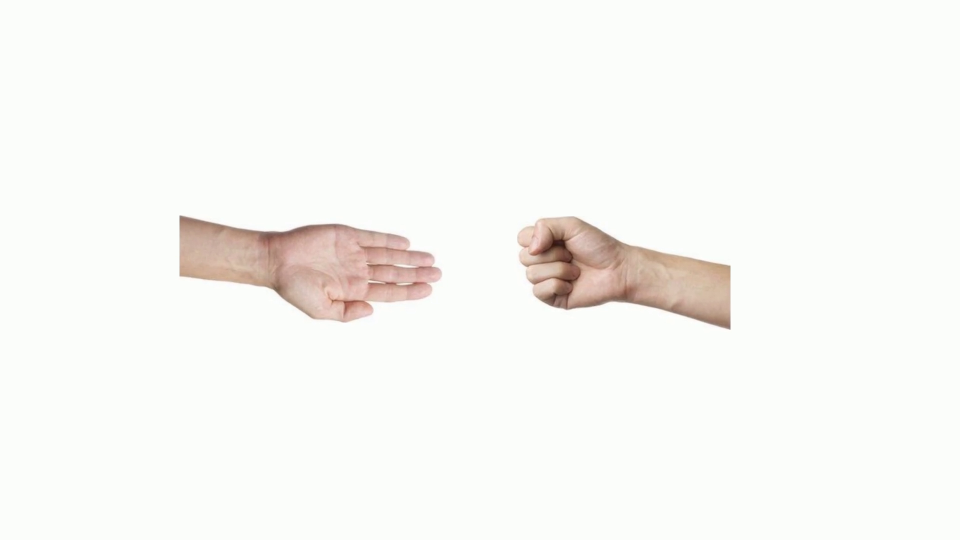
#> input picture frame 90 of q2/pedra-papel-tesoura.mp4, 1920 x 1080 px (shown at 1/2 size)
$ python q2.py
#> lines starting #> are read from the running program, lines starting #| are printed output that depends on the picture; after the words box and inside, x2 and y2 are one past the last pixel; in counts of white or black regions, pixels touching at a corner belong together
#!/usr/bin/python3
# -*- coding: utf-8 -*-

# Este NÃO é um programa ROS

from __future__ import print_function, division

import cv2
import os,sys, os.path
import numpy as np

print("Rodando Python versão ", sys.version)
print("OpenCV versão: ", cv2.__version__)
print("Diretório de trabalho: ", os.getcwd())

# Arquivos necessários
video = "pedra-papel-tesoura.mp4"

if __name__ == "__main__":

    # Inicializa a aquisição da webcam
    cap = cv2.VideoCapture(video)

    print("Se a janela com a imagem não aparecer em primeiro plano dê Alt-Tab")

    while(True):
        # Capture frame-by-frame
        ret, frame = cap.read()
#> frame is the input picture: shape (1080, 1920, 3); mean B, G, R 243.9, 247.6, 247.8

        if ret == False:
            #print("Codigo de retorno FALSO - problema para capturar o frame")
            #cap.set(cv2.CAP_PROP_POS_FRAMES, 0)
            break

        # Our operations on the frame come here
        img = frame.copy()

        # A estratégia que vamos usar é a análise das relações de dimensões e área de um contorno
        # Primeiro separamos os contornos de ambas as mãos (direita e esquerda)
        gray = cv2.cvtColor(img, cv2.COLOR_BGR2GRAY)
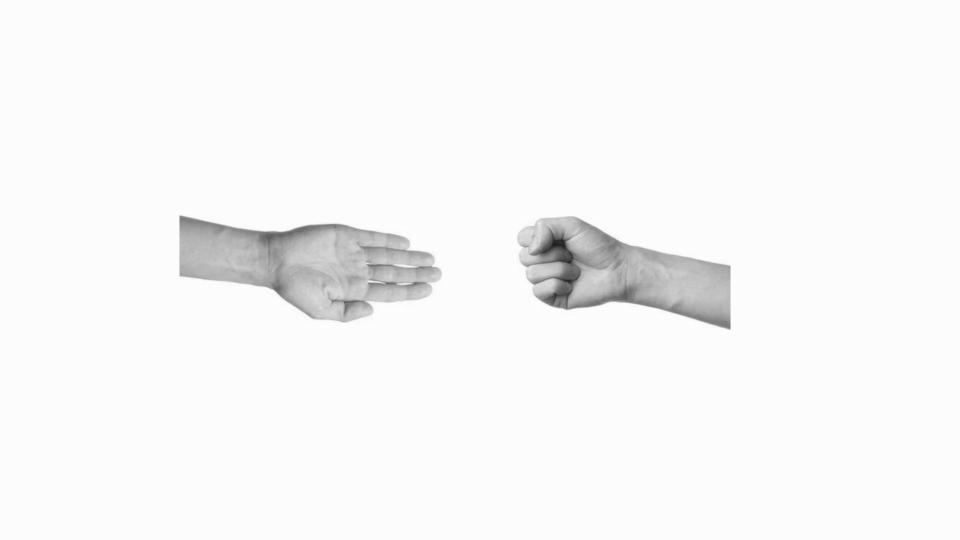
#> gray: shape (1080, 1920) (shown at 1/2 size); min 29, max 255, mean 247.2
        mask = np.zeros_like(gray)
        mask[gray < 240] = 255
        mask = cv2.morphologyEx(mask, cv2.MORPH_OPEN, np.ones((5,5)))
        mask = cv2.morphologyEx(mask, cv2.MORPH_CLOSE, np.ones((5,5)))

        contours, _ = cv2.findContours(mask, cv2.RETR_TREE, cv2.CHAIN_APPROX_NONE)
        # Assumimos que há apenas dois contornos
        x0, y0, w0, h0 = cv2.boundingRect(contours[0])
        x1, y1, w1, h1 = cv2.boundingRect(contours[1])

        if x0 < x1:
            # Recortamos apenas a metade do contorno correspondente à mão do jogador
            # Mão esquerda
            cv2.rectangle(img, (x0+w0//2,y0),(x0+w0,y0+h0),(0,255,255),3)
            roi_left = mask[y0:y0+h0, x0+w0//2:x0+w0]
            # Mão direita
            cv2.rectangle(img, (x1,y1),(x1+w1//2,y1+h1),(255,255,0),3)
            roi_right = mask[y1:y1+h1, x1:x1+w1//2]

        else:
            # Recortamos apenas a metade do contorno correspondente à mão do jogador
            # Mão esquerda
            cv2.rectangle(img, (x1+w1//2,y1),(x1+w1,y1+h1),(0,255,255),3)
            roi_left = mask[y1:y1+h1, x1+w1//2:x1+w1]
            # Mão direita
            cv2.rectangle(img, (x0,y0),(x0+w0//2,y0+h0),(255,255,0),3)
            roi_right = mask[y0:y0+h0, x0:x0+w0//2]


        # Critério para 'pedra': altura da roi maior do que a largura
        if roi_left.shape[0] >= roi_left.shape[1]:
            player_left = 'pedra'
        else:
            # Para distinguir entre papel e tesoura, fazemos a relação entre a área do contorno e a área da ROI
            contours, _ = cv2.findContours(roi_left, cv2.RETR_TREE, cv2.CHAIN_APPROX_NONE)
            if cv2.contourArea(contours[0])/(roi_left.shape[0]*roi_left.shape[1]) < 0.65:
                player_left = 'tesoura'
            else:
                player_left = 'papel'

        # Fazemos o mesmo, mas agora para o player da direita
        # Critério para 'pedra': altura da roi maior do que a largura
        if roi_right.shape[0] >= roi_right.shape[1]:
            player_right = 'pedra'
        else:
            # Para distinguir entre papel e tesoura, fazemos a relação entre a área do contorno e a área da ROI
            contours, _ = cv2.findContours(roi_right, cv2.RETR_TREE, cv2.CHAIN_APPROX_NONE)
            if cv2.contourArea(contours[0])/(roi_right.shape[0]*roi_right.shape[1]) < 0.65:
                player_right = 'tesoura'
            else:
                player_right = 'papel'

        # Compara as jogadas e decide quem ganhou
        if player_left == player_right:
            decision_left = 'empatou'
            decision_right = 'empatou'
        elif player_left == 'pedra':
            if player_right == 'papel':
                decision_left = 'perdeu'
                decision_right = 'ganhou'
            else:
                decision_left = 'ganhou'
                decision_right = 'perdeu'
        elif player_left == 'papel':
            if player_right == 'tesoura':
                decision_left = 'perdeu'
                decision_right = 'ganhou'
            else:
                decision_left = 'ganhou'
                decision_right = 'perdeu'
        elif player_left == 'tesoura':
            if player_right == 'pedra':
                decision_left = 'perdeu'
                decision_right = 'ganhou'
            else:
                decision_left = 'ganhou'
                decision_right = 'perdeu'

        texto = f"Jogador 1 = {player_left} {decision_left} e Jogador 2 = {player_right} {decision_right}"
        cv2.putText(img, texto, (50,50),cv2.FONT_HERSHEY_SIMPLEX,1.0,(0,0,255),1)
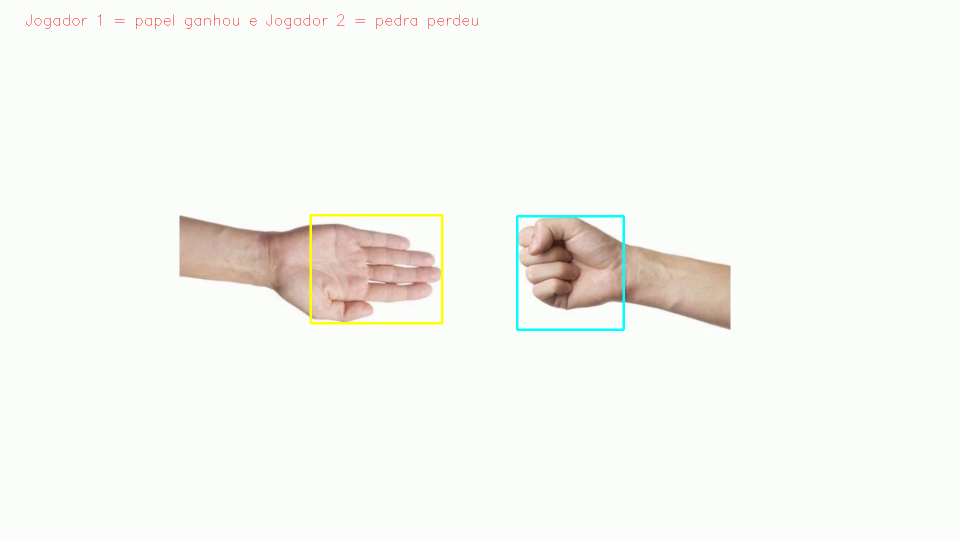
#> img: shape (1080, 1920, 3) (shown at 1/2 size); mean B, G, R 243.2, 247.5, 247.3

        # NOTE que em testes a OpenCV 4.0 requereu frames em BGR para o cv2.imshow
        cv2.imshow('Input', frame)
        cv2.imshow('Mask', mask)
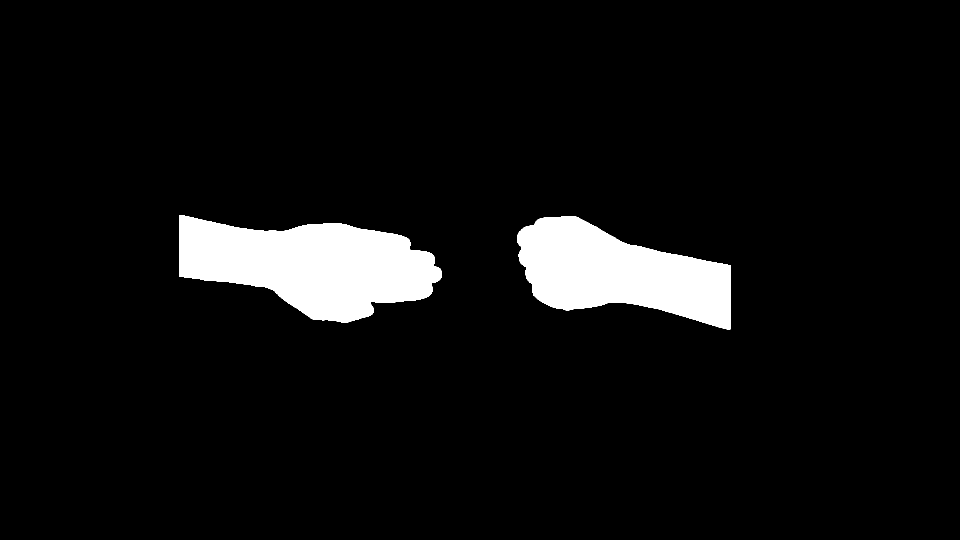
#> window 'Mask': shape (1080, 1920) (shown at 1/2 size); 6.3% white; 2 white regions, box (x1, y1, x2, y2) and area: (359, 430, 884, 646) 71780, (1034, 432, 1461, 659) 58343
        cv2.imshow('Output', img)

        # Pressione 'q' para interromper o video
        if cv2.waitKey(1000//30) & 0xFF == ord('q'):
#> (key q is pressed here)
            break

    # When everything done, release the capture
    cap.release()
    cv2.destroyAllWindows()

$ run again, starting later in the video
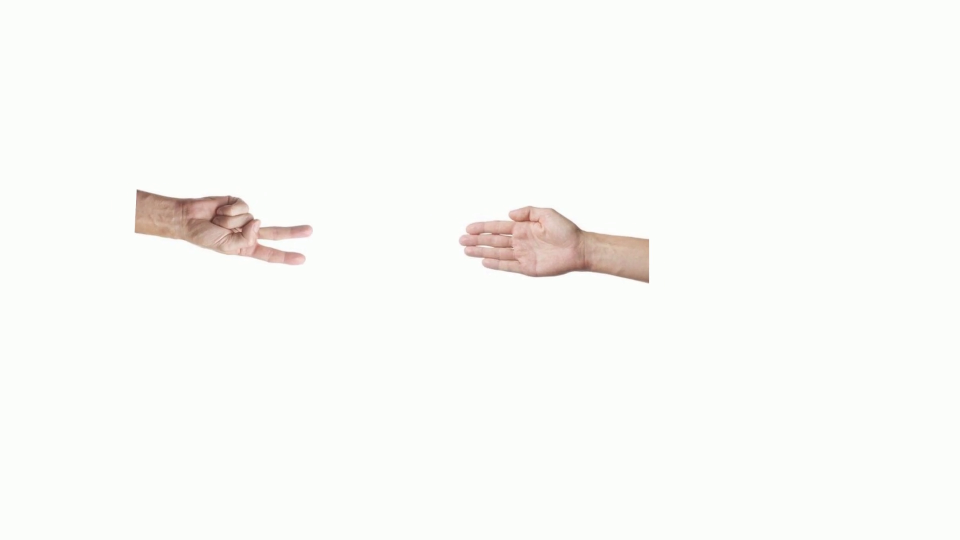
#> input picture frame 405 of q2/pedra-papel-tesoura.mp4, 1920 x 1080 px (shown at 1/2 size)
#> frame is the input picture: shape (1080, 1920, 3); mean B, G, R 246.9, 250.2, 249.4
#> `gray = cv2.cvtColor(img, cv2.COLOR_BGR2GRAY)`:
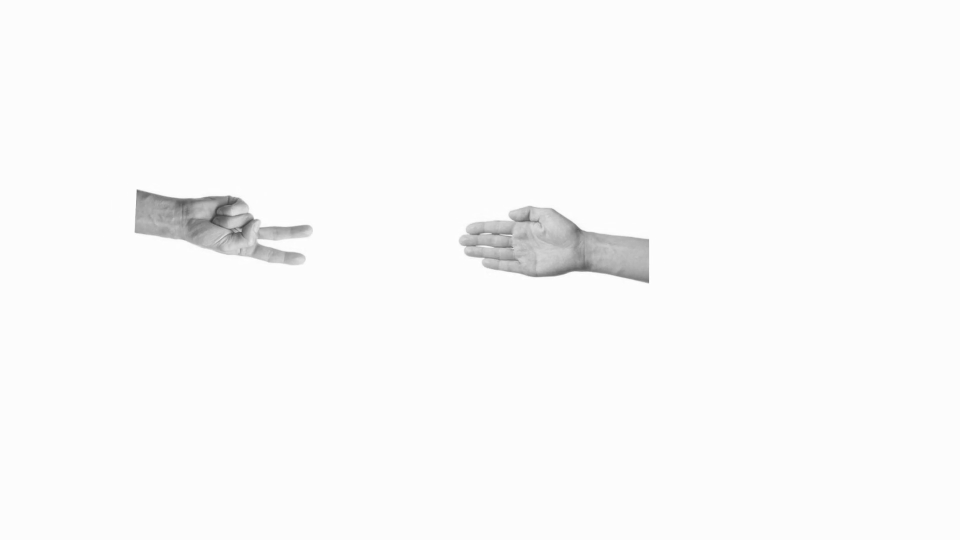
#> gray: shape (1080, 1920) (shown at 1/2 size); min 57, max 255, mean 249.5
#> `cv2.imshow('Mask', mask)`:
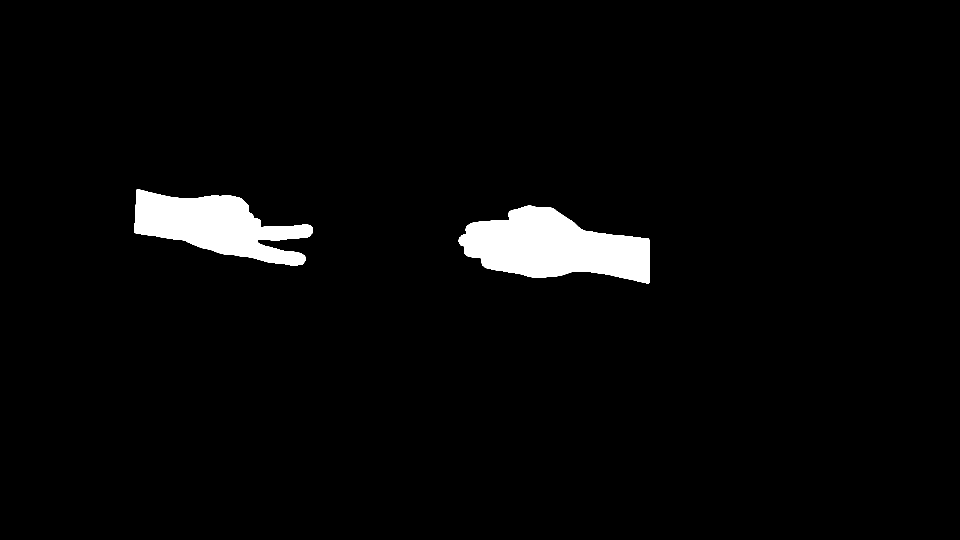
#> window 'Mask': shape (1080, 1920) (shown at 1/2 size); 3.2% white; 2 white regions, box (x1, y1, x2, y2) and area: (917, 411, 1299, 567) 37761, (269, 379, 626, 531) 29456

$ run again, starting later in the video
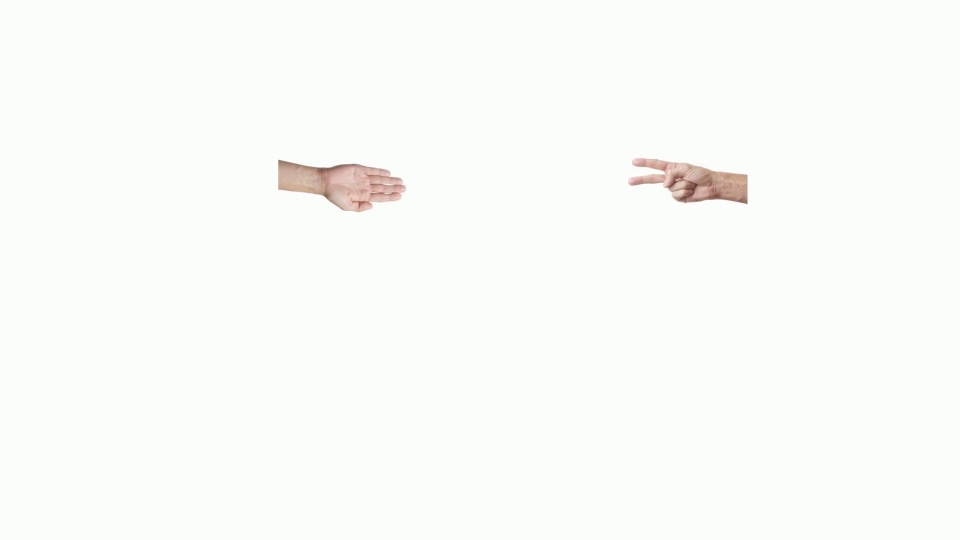
#> input picture frame 720 of q2/pedra-papel-tesoura.mp4, 1920 x 1080 px (shown at 1/2 size)
#> frame is the input picture: shape (1080, 1920, 3); mean B, G, R 248.6, 251.7, 250.3
#> `cv2.putText(img, texto, (50,50),cv2.FONT_HERSHEY_SIMPLEX,1.0,(0,0,255)..`:
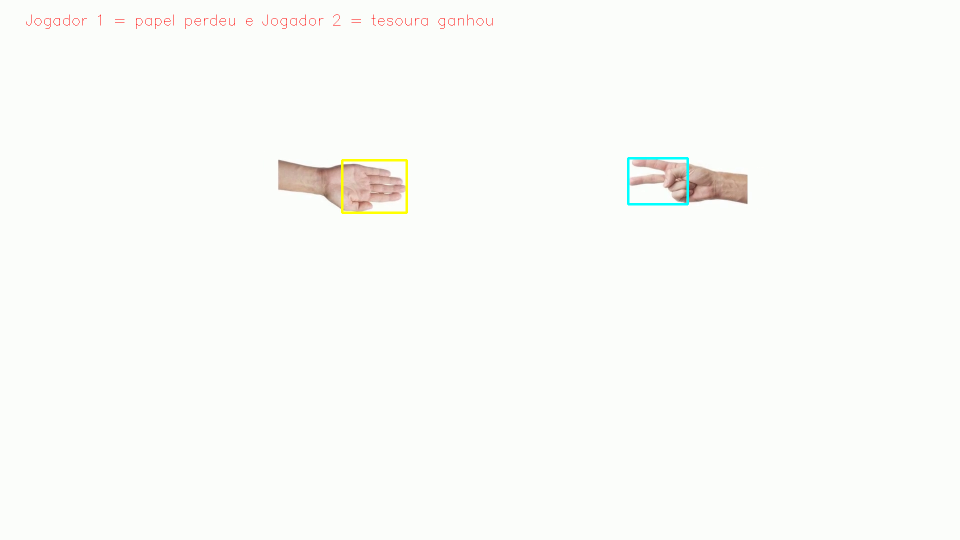
#> img: shape (1080, 1920, 3) (shown at 1/2 size); mean B, G, R 248.1, 251.5, 250
#> `cv2.imshow('Mask', mask)`:
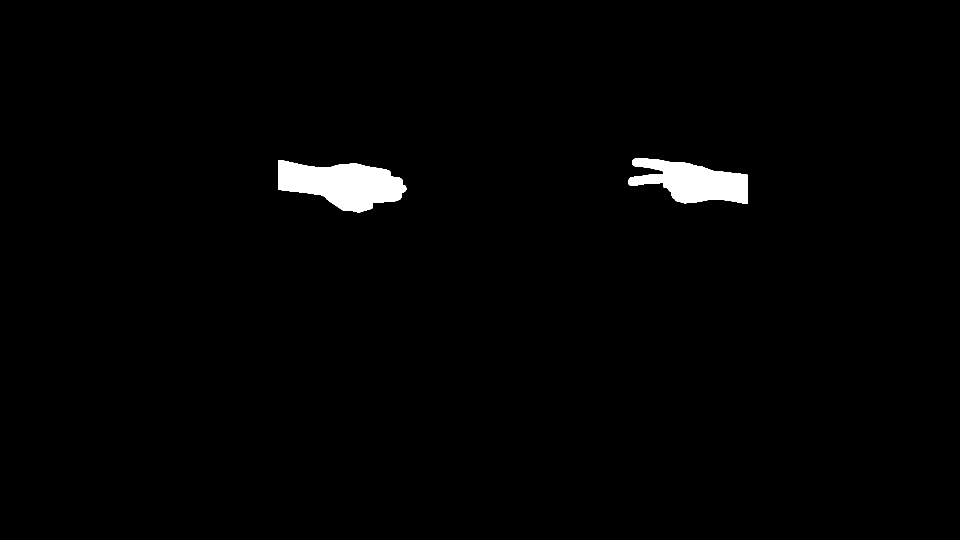
#> window 'Mask': shape (1080, 1920) (shown at 1/2 size); 1.5% white; 2 white regions, box (x1, y1, x2, y2) and area: (556, 320, 813, 425) 17248, (1256, 316, 1495, 408) 13375
